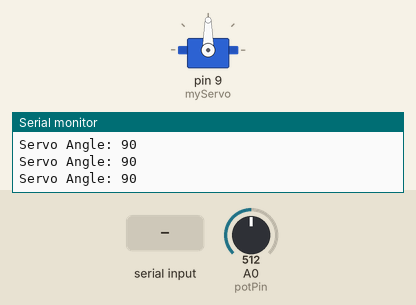
Bench run of a sketch on a simulated Arduino Uno, built with avr-gcc and run on an emulated ATmega328P. On the bench: servo, the last lines printed to the serial monitor. The test bench sets the inputs (shaded band); at power-on: A0 (potPin) = 512.

Above: at 1.2 s.
1.3 s: A0 (potPin) set to 716
At 1.8 s:
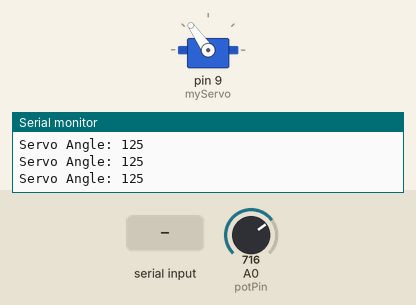
2.8 s: A0 (potPin) set to 900
At 3.3 s:
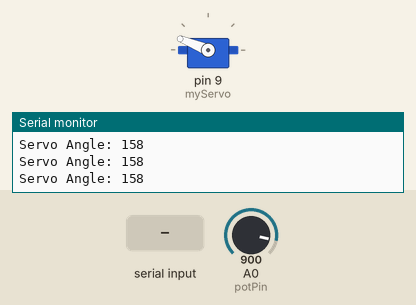
4.3 s: A0 (potPin) set to 1023
At 4.7 s:
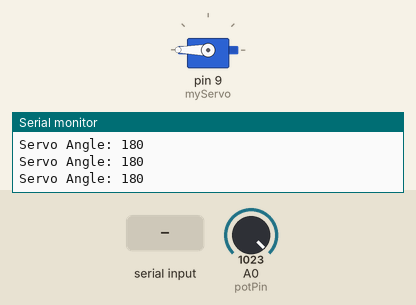
5.8 s: A0 (potPin) set to 306
At 6.1 s:
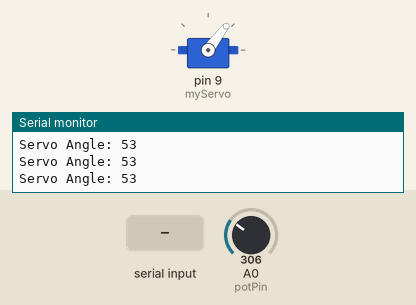
7.3 s: "s" received over Serial
At 8.7 s:
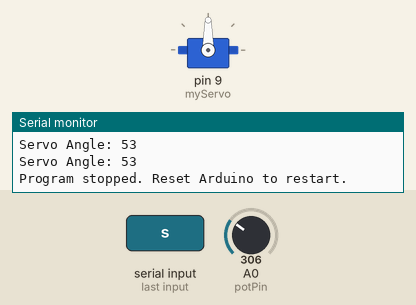
Timing chart, 0 to 9.8 s (numbered marks = the images above; inputs shaded):
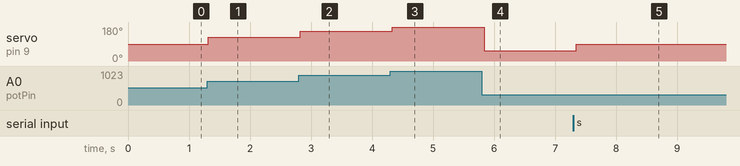

The sketch:

PotentioControlServo.ino
```cpp
#include <Servo.h>

Servo myServo;   // Create a servo object
int potPin = A0; // Pin where the potentiometer is connected
int potValue = 0; // Value read from the potentiometer
int angle = 0;    // Servo angle (0 - 180)
bool isRunning = true; // Flag to control program execution

void setup() {
  Serial.begin(9600); // Start serial communication
  myServo.attach(9);  // Attach the servo to pin 9
  Serial.println("Servo Control Started");
  Serial.println("Enter 's' to stop the program");
}

void loop() {
  if (Serial.available() > 0) {
    char input = Serial.read();
    if (input == 's' || input == 'S') {  // Accept both lower and uppercase 's'
      isRunning = false;
      myServo.write(90);  // Move servo to neutral position when stopping
      Serial.println("Program stopped. Reset Arduino to restart.");
      while(true) {  // Hold program in infinite loop
        delay(1000);
      }
    }
  }

  if (isRunning) {
    potValue = analogRead(potPin);            // Read the potentiometer value (0-1023)
    angle = map(potValue, 0, 1023, 0, 180);   // Map the pot value to a range for the servo (0-180)
    myServo.write(angle);                     // Set the servo angle

    // Print formatted output
    Serial.print("Servo Angle: ");
    Serial.println(angle);

    delay(100);  // Small delay for stability
  }
}
```

Measured:
- after the input at 1.3 s, servo on pin 9 (myServo): 90° → 125° at once
- after the input at 2.8 s, servo on pin 9 (myServo): 125° → 158° at once
- after the input at 4.3 s, servo on pin 9 (myServo): 158° → 180° at once
- after the input at 5.8 s, servo on pin 9 (myServo): 180° → 53° at once
- after the input at 7.3 s, servo on pin 9 (myServo): 53° → 90° at once
